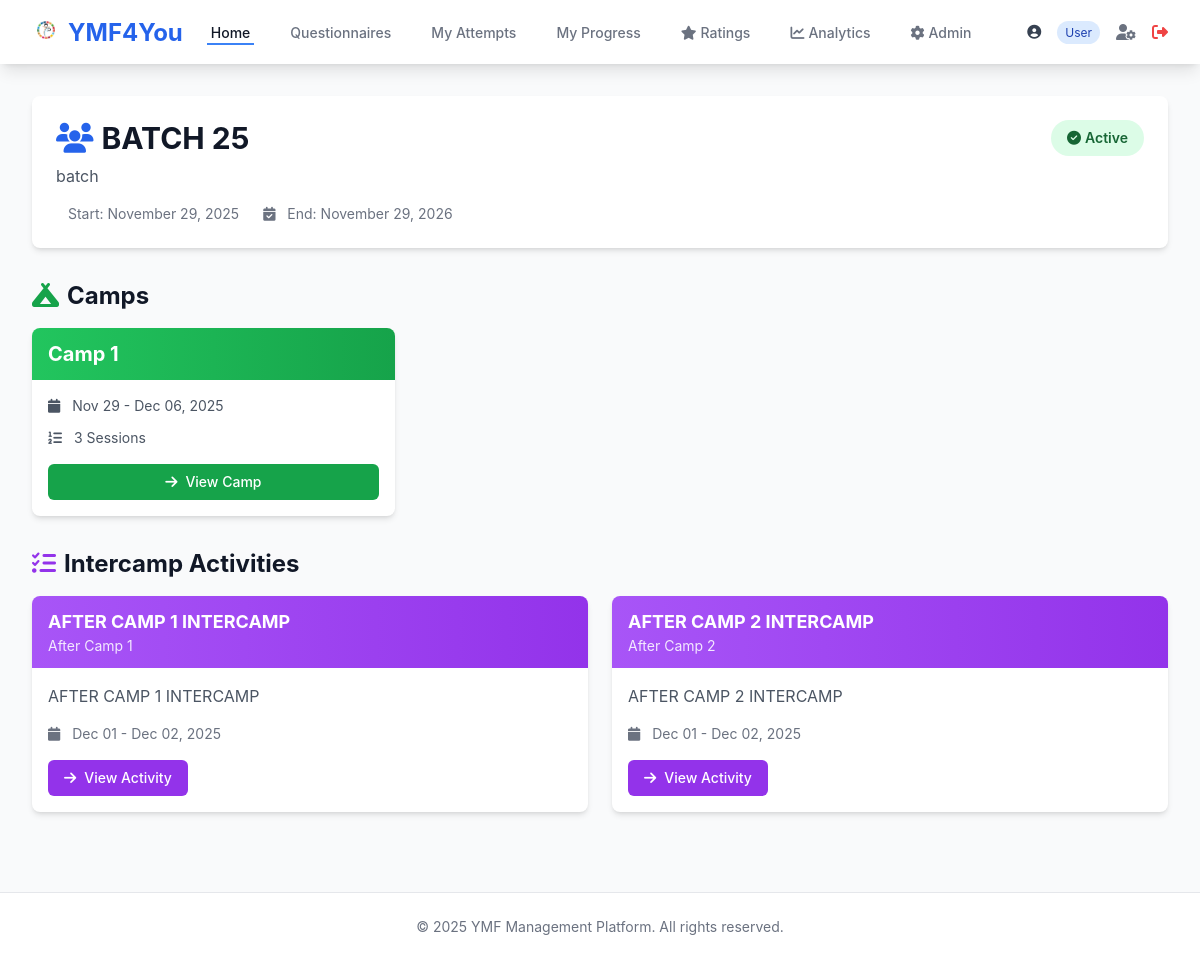
The page /batch/1/ (signed in) on the database its author committed.
### accounts/models.py (models this page shows, shortened)
class User(AbstractUser):
    ROLE_CHOICES = [
        ('USER', 'User'),
        ('VOLUNTEER', 'Volunteer'),
        ('ADMIN', 'Admin'),
    ]
    role = models.CharField(max_length=10, choices=ROLE_CHOICES, default='USER')
    first_name = models.CharField(max_length=150)
    last_name = models.CharField(max_length=150)
    email = models.EmailField(unique=True)
    phone = models.CharField(max_length=15, blank=True, null=True)
    profile_pic = models.ImageField(upload_to='profile_pics/', blank=True, null=True)
    created_at = models.DateTimeField(auto_now_add=True)
    updated_at = models.DateTimeField(auto_now=True)
    class Meta:
        ordering = ['-created_at']
    def is_admin_role(self):
        return self.role == 'ADMIN' or self.is_superuser
    def is_volunteer_role(self):
        return self.role == 'VOLUNTEER' or self.is_admin_role()

### core/models.py (models this page shows, shortened)
class Batch(models.Model):
    name        = models.CharField(max_length=200, unique=True)
    description = models.TextField(blank=True)
    start_date  = models.DateField()
    end_date    = models.DateField(null=True, blank=True)
    is_active   = models.BooleanField(default=True)
    created_at  = models.DateTimeField(auto_now_add=True)
    created_by  = models.ForeignKey(settings.AUTH_USER_MODEL, on_delete=models.SET_NULL, null=True)
    class Meta:
        verbose_name_plural = 'Batches'
        ordering = ['-start_date']

class Camp(models.Model):
    CAMP_CHOICES = [(1, 'Camp 1'), (2, 'Camp 2'), (3, 'Camp 3')]
    batch       = models.ForeignKey(Batch, on_delete=models.CASCADE, related_name='camps')
    camp_number = models.IntegerField(choices=CAMP_CHOICES)
    location    = models.ForeignKey(
        CampLocation, on_delete=models.SET_NULL, null=True, blank=True, related_name='camps'
    )
    start_date = models.DateField()
    end_date   = models.DateField()
    is_active  = models.BooleanField(default=False)
    class Meta:
        unique_together = ['batch', 'camp_number']
        ordering = ['batch', 'camp_number']

class IntercampActivity(models.Model):
    batch       = models.ForeignKey(Batch, on_delete=models.CASCADE, related_name='intercamp_activities')
    after_camp  = models.IntegerField(choices=[(1, 'After Camp 1'), (2, 'After Camp 2')])
    title       = models.CharField(max_length=300)
    description = models.TextField()
    start_date  = models.DateField()
    end_date    = models.DateField()
    is_active   = models.BooleanField(default=False)
    class Meta:
        verbose_name_plural = 'Intercamp Activities'
        unique_together = ['batch', 'after_camp']
        ordering = ['batch', 'after_camp']

### core/views.py (the view)
# urls.py: path('batch/<int:batch_id>/', views.batch_detail, name='batch_detail'),
@login_required
@batch_required
def batch_detail(request, batch_id):
    batch      = get_object_or_404(Batch, id=batch_id)
    user_batch = UserBatch.objects.filter(user=request.user, batch=batch).first()
    if not user_batch and not request.user.is_admin_role():
        messages.error(request, 'You are not enrolled in this batch.')
        return redirect('core:homepage')
    camps                = Camp.objects.filter(batch=batch).prefetch_related('sessions')
    intercamp_activities = IntercampActivity.objects.filter(batch=batch)
    return render(request, 'core/batch_detail.html', {
        'batch':                batch,
        'user_batch':           user_batch,
        'camps':                camps,
        'intercamp_activities': intercamp_activities,
    })

### core/templates/core/batch_detail.html (shortened to what this page needs)
{% extends 'base.html' %}
{% block content %}
<div class="max-w-7xl mx-auto">
    <div class="bg-white rounded-lg shadow-md p-6 mb-8">
        <div class="flex justify-between items-start">
            <div>
                <h1 class="text-3xl font-bold text-gray-900 mb-2">
                    <i class="fas fa-users text-blue-600 mr-2"></i>{{ batch.name }}
                </h1>
                <p class="text-gray-600">{{ batch.description }}</p>
                <div class="mt-4 flex space-x-6">
                    <p class="text-sm text-gray-500">
                        Start: {{ batch.start_date|date:"F d, Y" }}
                    </p>
                    {% if batch.end_date %}
                    <p class="text-sm text-gray-500">
                        <i class="fas fa-calendar-check mr-2"></i>
                        End: {{ batch.end_date|date:"F d, Y" }}
                    </p>
                    {% endif %}
                </div>
            </div>
            <span class="px-4 py-2 rounded-full text-sm font-semibold {% if batch.is_active %}bg-green-100 text-green-800{% else %}bg-gray-100 text-gray-800{% endif %}">
                {% if batch.is_active %}<i class="fas fa-check-circle mr-1"></i>Active{% else %}<i class="fas fa-pause-circle mr-1"></i>Inactive{% endif %}
            </span>
        </div>
    </div>
    <h2 class="text-2xl font-bold text-gray-900 mb-4">
        <i class="fas fa-campground text-green-600 mr-2"></i>Camps
    </h2>
    <div class="grid grid-cols-1 md:grid-cols-3 gap-6 mb-8">
        {% for camp in camps %}
        <div class="bg-white rounded-lg shadow-md overflow-hidden hover:shadow-lg transition-shadow">
            <div class="bg-gradient-to-r from-green-500 to-green-600 px-4 py-3">
                <h3 class="text-xl font-bold text-white">Camp {{ camp.camp_number }}</h3>
            </div>
            <div class="p-4">
                <p class="text-sm text-gray-600 mb-3">
                    <i class="fas fa-calendar mr-2"></i>
                    {{ camp.start_date|date:"M d" }} - {{ camp.end_date|date:"M d, Y" }}
                </p>
                <p class="text-sm text-gray-600 mb-4">
                    <i class="fas fa-list-ol mr-2"></i>
                    {{ camp.sessions.count }} Sessions
                </p>
                <a href="{% url 'core:camp_detail' camp.id %}" class="inline-flex items-center px-4 py-2 bg-green-600 hover:bg-green-700 text-white text-sm font-medium rounded-md w-full justify-center">
                    <i class="fas fa-arrow-right mr-2"></i>View Camp
                </a>
            </div>
        </div>
        {% endfor %}
    </div>
    {% if intercamp_activities %}
    <h2 class="text-2xl font-bold text-gray-900 mb-4">
        <i class="fas fa-tasks text-purple-600 mr-2"></i>Intercamp Activities
    </h2>
    <div class="grid grid-cols-1 md:grid-cols-2 gap-6">
        {% for activity in intercamp_activities %}
        <div class="bg-white rounded-lg shadow-md overflow-hidden">
            <div class="bg-gradient-to-r from-purple-500 to-purple-600 px-4 py-3">
                <h3 class="text-lg font-bold text-white">{{ activity.title }}</h3>
                <p class="text-purple-100 text-sm">After Camp {{ activity.after_camp }}</p>
            </div>
            <div class="p-4">
                <p class="text-gray-600 mb-4">{{ activity.description|truncatewords:20 }}</p>
                <p class="text-sm text-gray-500 mb-4">
                    <i class="fas fa-calendar mr-2"></i>
                    {{ activity.start_date|date:"M d" }} - {{ activity.end_date|date:"M d, Y" }}
                </p>
                <a href="{% url 'core:intercamp_activity_detail' activity.id %}" class="inline-flex items-center px-4 py-2 bg-purple-600 hover:bg-purple-700 text-white text-sm font-medium rounded-md">
                    <i class="fas fa-arrow-right mr-2"></i>View Activity
                </a>
            </div>
        </div>
        {% endfor %}
    </div>
    {% endif %}
</div>
{% endblock %}

### templates/base.html (shortened to what this page needs)
{% load static %}
<!DOCTYPE html>
<html lang="en">
<head>
    <script src="https://cdn.tailwindcss.com"></script>
    <link rel="stylesheet" href="https://cdnjs.cloudflare.com/ajax/libs/font-awesome/6.4.0/css/all.min.css">
</head>
<body class="bg-gray-50 min-h-screen">
    {% if user.is_authenticated %}
    <nav class="bg-white shadow-lg">
        <div class="max-w-7xl mx-auto px-4 sm:px-6 lg:px-8">
            <div class="flex justify-between h-16">
                <div class="flex items-center">
                    <div class="flex-shrink-0">
                        <a href="{% url 'core:homepage' %}" class="text-2xl font-bold text-blue-600">
                            <img src="{% static 'images/logo.png' %}" alt="YMF" class="inline-block w-7 h-7 mr-2" style="vertical-align:-3px; object-fit:contain;">YMF4You
                        </a>
                    </div>
                    <div class="hidden md:ml-6 md:flex md:space-x-8">
                        <a href="{% url 'core:homepage' %}" class="border-blue-500 text-gray-900 inline-flex items-center px-1 pt-1 border-b-2 text-sm font-medium">
                            Home
                        </a>
                        <a href="{% url 'questionnaires:questionnaire_list' %}" class="border-transparent text-gray-500 hover:border-gray-300 hover:text-gray-700 inline-flex items-center px-1 pt-1 border-b-2 text-sm font-medium">
                            Questionnaires
                        </a>
                        <a href="{% url 'questionnaires:my_attempts' %}" class="border-transparent text-gray-500 hover:border-gray-300 hover:text-gray-700 inline-flex items-center px-1 pt-1 border-b-2 text-sm font-medium">
                            My Attempts
                        </a>
                        <a href="{% url 'core:my_progress' %}" class="border-transparent text-gray-500 hover:border-gray-300 hover:text-gray-700 inline-flex items-center px-1 pt-1 border-b-2 text-sm font-medium">
                            My Progress
                        </a>
                        {% if user.is_volunteer_role %}
                        <a href="{% url 'ratings:pending_ratings' %}" class="border-transparent text-gray-500 hover:border-gray-300 hover:text-gray-700 inline-flex items-center px-1 pt-1 border-b-2 text-sm font-medium">
                            <i class="fas fa-star mr-1"></i> Ratings
                        </a>
                        {% endif %}
                        {% if user.is_admin_role %}
                        <a href="{% url 'analytics:dashboard' %}" class="border-transparent text-gray-500 hover:border-gray-300 hover:text-gray-700 inline-flex items-center px-1 pt-1 border-b-2 text-sm font-medium">
                            <i class="fas fa-chart-line mr-1"></i> Analytics
                        </a>
                        <a href="/admin/" class="border-transparent text-gray-500 hover:border-gray-300 hover:text-gray-700 inline-flex items-center px-1 pt-1 border-b-2 text-sm font-medium">
                            <i class="fas fa-cog mr-1"></i> Admin
                        </a>
                        {% endif %}
                    </div>
                </div>
                <div class="hidden md:ml-6 md:flex md:items-center">
                    <div class="flex items-center space-x-4">
                        <span class="text-sm text-gray-700">
                            <i class="fas fa-user-circle mr-1"></i>
                            <span class="text-xs bg-blue-100 text-blue-800 px-2 py-1 rounded-full ml-2">{{ user.get_role_display }}</span>
                        </span>
                        <a href="{% url 'accounts:profile' %}" class="text-gray-500 hover:text-gray-700">
                            <i class="fas fa-user-cog"></i>
                        </a>
                        <a href="{% url 'accounts:logout' %}" class="text-red-500 hover:text-red-700">
                            <i class="fas fa-sign-out-alt"></i>
                        </a>
                    </div>
                </div>
            </div>
        </div>
    </nav>
    {% endif %}
    <main class="max-w-7xl mx-auto px-4 sm:px-6 lg:px-8 py-8">
        {% block content %}{% endblock %}
    </main>
    <footer class="bg-white border-t border-gray-200 mt-12">
        <div class="max-w-7xl mx-auto py-6 px-4 sm:px-6 lg:px-8">
            <p class="text-center text-gray-500 text-sm">
                &copy; 2025 YMF Management Platform. All rights reserved.
            </p>
        </div>
    </footer>
</body>
</html>

### templates/base.html (style rules this page uses)
body { font-family: 'Inter', -apple-system, BlinkMacSystemFont, 'Segoe UI', Roboto, sans-serif; }

### rows shown on the page
User: role "User"
Batch: name "BATCH 25", description "batch", start_date "November 29, 2025", end_date "November 29, 2026"
Camp: camp_number "1", start_date "Nov 29", end_date "Dec 06, 2025", sessions.count "3"
IntercampActivity: title "AFTER CAMP 1 INTERCAMP", after_camp "1", description "AFTER CAMP 1 INTERCAMP", start_date "Dec 01", end_date "Dec 02, 2025"
IntercampActivity: title "AFTER CAMP 2 INTERCAMP", after_camp "2", description "AFTER CAMP 2 INTERCAMP", start_date "Dec 01", end_date "Dec 02, 2025"
